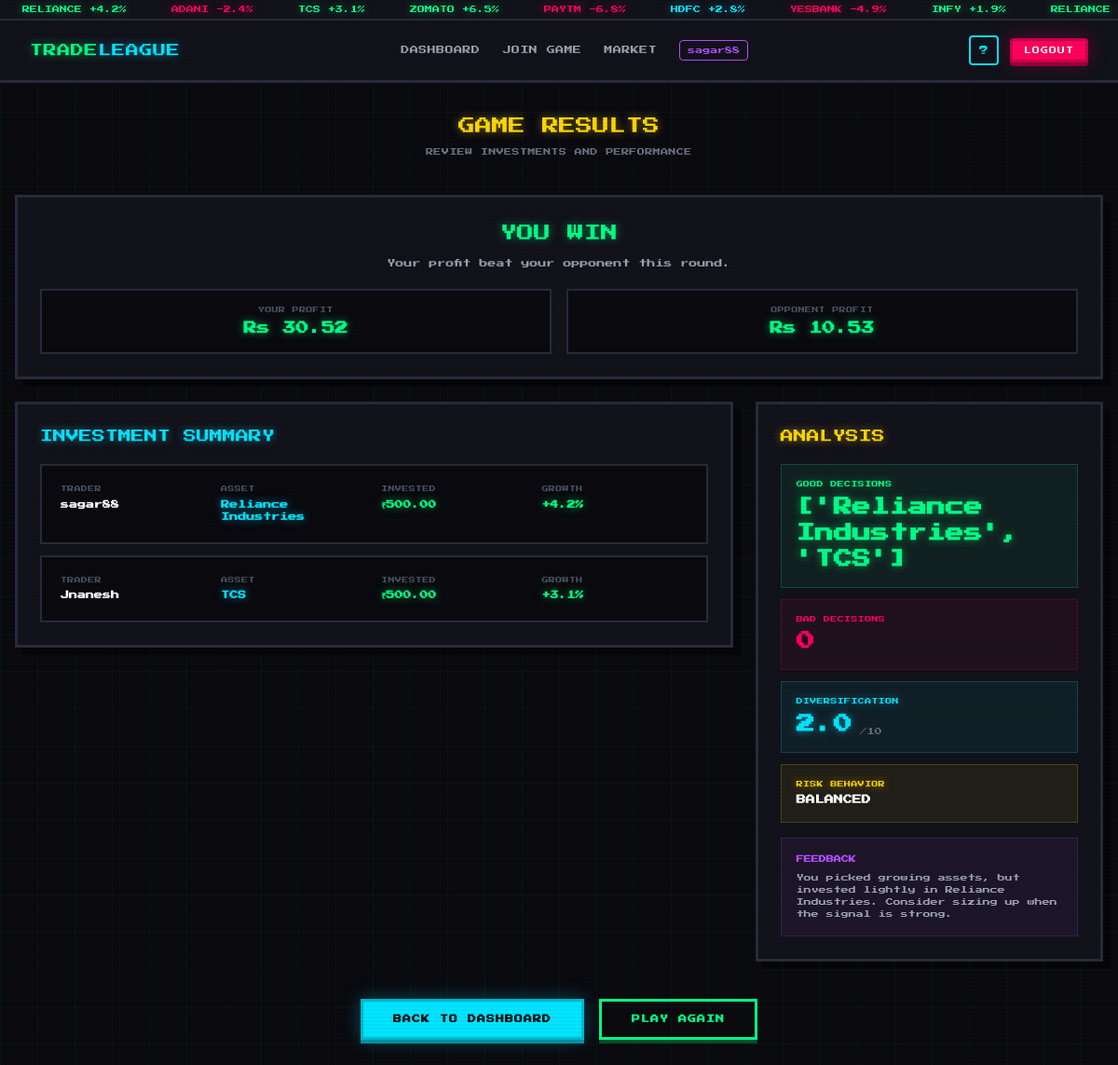
Before: /result/37/ (signed in) with the older database file.
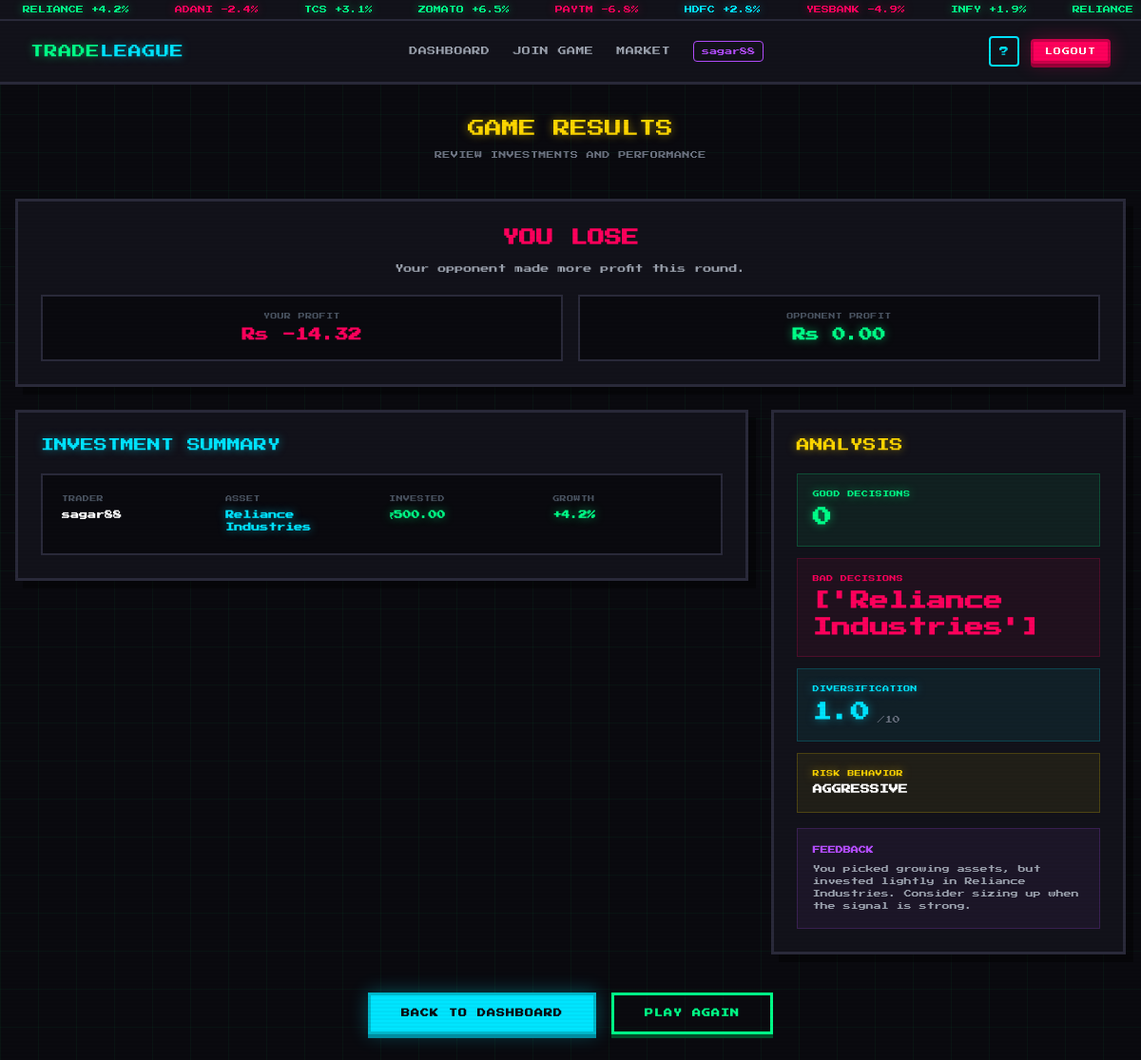
After: the same page with the newer database file.
### game/models.py (models this page shows, shortened)
class Investment(models.Model):
    room = models.ForeignKey(GameRoom, on_delete=models.CASCADE)
    player = models.ForeignKey(User, on_delete=models.CASCADE)
    asset = models.ForeignKey(Asset, on_delete=models.CASCADE)
    amount = models.FloatField()

class Asset(models.Model):
    name = models.CharField(max_length=100)
    base_price = models.FloatField()
    growth_percent = models.FloatField()
    info_news_text = models.TextField()
    risk_level = models.CharField(max_length=20)
    sector = models.CharField(max_length=50)

### game/views_frontend.py (the view, shortened to what this page needs)
@login_required
def result_view(request, room_id):
    room = get_object_or_404(GameRoom, id=room_id)
    invs = Investment.objects.filter(room=room)
    analysis = analyze(invs)
    current_user_profit = analysis["profit_map"].get(request.user.id, 0)
    opponent = room.opponent if request.user == room.host else room.host
    opponent_profit = analysis["profit_map"].get(opponent.id, 0) if opponent else 0
    is_draw = current_user_profit == opponent_profit
    did_win = current_user_profit > opponent_profit
    user_invs = [inv for inv in invs if inv.player_id == request.user.id]
    weak_picks = [inv.asset.name for inv in user_invs if inv.asset.growth_percent < 0]
    missed_growth = [
        inv.asset.name
        for inv in user_invs
        if inv.asset.growth_percent > 0 and inv.amount < 1000
    ]
    result_context = {
        "current_user_profit": current_user_profit,
        "opponent_profit": opponent_profit,
        "did_win": did_win,
        "is_draw": is_draw,
        "weak_picks": weak_picks,
        "missed_growth": missed_growth,
        "user_investment_count": len(user_invs),
    }
    if room.settled:
        return render(request, "result.html", {
            "room": room,
            "invs": invs,
            "analysis": analysis,
            "result_context": result_context,
        })

### game/templates/result.html (shortened to what the changed rows need)
{% extends "base.html" %}
{% block content %}
<div class="max-w-7xl mx-auto px-4 py-8">
    <div class="mb-10 text-center">
        <h1 class="text-lg neon-gold mb-2">GAME RESULTS</h1>
    </div>
    <div class="pixel-card p-6 mb-6 text-center">
        {% if result_context.is_draw %}
            <h2 class="text-lg neon-cyan mb-3">DRAW</h2>
            <p class="text-[9px] text-gray-400">Both players finished with the same profit.</p>
        {% elif result_context.did_win %}
            <h2 class="text-lg neon-green mb-3">YOU WIN</h2>
            <p class="text-[9px] text-gray-400">Your profit beat your opponent this round.</p>
        {% else %}
            <h2 class="text-lg text-[#ff005c] mb-3 font-bold">YOU LOSE</h2>
            <p class="text-[9px] text-gray-400">Your opponent made more profit this round.</p>
        {% endif %}
        <div class="grid grid-cols-2 gap-4 mt-5">
            <div class="bg-[#0a0a0f] border-2 border-[#2a2a3a] p-4">
                <p class="text-[7px] text-gray-600 uppercase tracking-wider mb-1">Your Profit</p>
                <p class="text-sm {% if result_context.current_user_profit >= 0 %}neon-green{% else %}text-[#ff005c]{% endif %} font-bold">
                    Rs {{ result_context.current_user_profit|floatformat:2 }}
                </p>
            </div>
            <div class="bg-[#0a0a0f] border-2 border-[#2a2a3a] p-4">
                <p class="text-[7px] text-gray-600 uppercase tracking-wider mb-1">Opponent Profit</p>
                <p class="text-sm {% if result_context.opponent_profit >= 0 %}neon-green{% else %}text-[#ff005c]{% endif %} font-bold">
                    Rs {{ result_context.opponent_profit|floatformat:2 }}
                </p>
            </div>
        </div>
    </div>
    <div class="grid grid-cols-1 lg:grid-cols-3 gap-6">
        <div class="lg:col-span-2">
            <div class="pixel-card p-6">
                <h2 class="text-sm neon-cyan mb-5 flex items-center gap-2">
                    INVESTMENT SUMMARY
                </h2>
                {% if invs %}
                    <div class="space-y-3">
                        {% for investment in invs %}
                            <div class="bg-[#0a0a0f] border-2 border-[#2a2a3a] p-5 hover:border-[#00e5ff33] transition">
                                <div class="grid grid-cols-1 sm:grid-cols-4 gap-4">
                                    <div>
                                        <p class="text-[7px] text-gray-600 uppercase tracking-wider mb-1">Trader</p>
                                        <p class="text-[9px] text-white font-bold">{{ investment.player.username }}</p>
                                    </div>
                                    <div>
                                        <p class="text-[7px] text-gray-600 uppercase tracking-wider mb-1">Asset</p>
                                        <p class="text-[9px] neon-cyan font-bold">{{ investment.asset.name }}</p>
                                    </div>
                                    <div>
                                        <p class="text-[7px] text-gray-600 uppercase tracking-wider mb-1">Invested</p>
                                        <p class="text-[9px] neon-green font-bold">₹{{ investment.amount|floatformat:2 }}</p>
                                    </div>
                                    <div>
                                        <p class="text-[7px] text-gray-600 uppercase tracking-wider mb-1">Growth</p>
                                        {% if investment.asset.growth_percent > 0 %}
                                            <p class="text-[9px] neon-green font-bold">
                                                +{{ investment.asset.growth_percent|floatformat:1 }}%
                                            </p>
                                        {% elif investment.asset.growth_percent < 0 %}
                                            <p class="text-[9px] text-[#ff005c] font-bold">
                                                {{ investment.asset.growth_percent|floatformat:1 }}%
                                            </p>
                                        {% else %}
                                            <p class="text-[9px] text-gray-500 font-bold">0%</p>
                                        {% endif %}
                                    </div>
                                </div>
                            </div>
                        {% endfor %}
                    </div>
                {% else %}
                    <div class="text-center py-8">
                        <p class="text-[9px] text-gray-500">No investments recorded for this match.</p>
                    </div>
                {% endif %}
            </div>
        </div>
        <div class="lg:col-span-1">
            <div class="pixel-card p-6 sticky top-24">
                <h2 class="text-sm neon-gold mb-5 flex items-center gap-2">
                    ANALYSIS
                </h2>
                {% if analysis %}
                    <div class="space-y-3">
                        <div class="bg-[#00ff8810] border border-[#00ff8833] p-4">
                            <p class="text-[7px] neon-green uppercase tracking-wider mb-1">Good Decisions</p>
                            <p class="text-xl neon-green font-bold">
                                {{ analysis.good_decisions|default:"0" }}
                            </p>
                        </div>
                        <div class="bg-[#ff005c10] border border-[#ff005c33] p-4">
                            <p class="text-[7px] text-[#ff005c] uppercase tracking-wider mb-1">Bad Decisions</p>
                            <p class="text-xl text-[#ff005c] font-bold">
                                {{ analysis.bad_decisions|default:"0" }}
                            </p>
                        </div>
                        <div class="bg-[#00e5ff10] border border-[#00e5ff33] p-4">
                            <p class="text-[7px] neon-cyan uppercase tracking-wider mb-1">Diversification</p>
                            <div class="flex items-end space-x-2">
                                <p class="text-xl neon-cyan font-bold">
                                    {{ analysis.diversification_score|default:"0"|floatformat:1 }}
                                </p>
                                <p class="text-[8px] text-gray-500">/10</p>
                            </div>
                        </div>
                        <div class="bg-[#ffd70010] border border-[#ffd70033] p-4">
                            <p class="text-[7px] neon-gold uppercase tracking-wider mb-1">Risk Behavior</p>
                            <p class="text-[10px] text-white font-bold uppercase">
                                {{ analysis.risk_behavior|default:"Neutral" }}
                            </p>
                        </div>
                    </div>
                    <div class="bg-[#b44dff10] border border-[#b44dff33] p-4 mt-4">
                        <p class="text-[8px] text-[#b44dff] font-bold mb-2">FEEDBACK</p>
                        <p class="text-[8px] text-gray-400 leading-relaxed">
                            {% if result_context.user_investment_count == 0 %}
                                You did not invest in any asset, so you missed every profit opportunity.
                            {% elif result_context.weak_picks %}
                                Your weaker picks were {{ result_context.weak_picks|join:", " }}. These assets had negative growth, so they pulled your score down.
                            {% elif result_context.missed_growth %}
                                You picked growing assets, but invested lightly in {{ result_context.missed_growth|join:", " }}. Consider sizing up when the signal is strong.
                            {% elif analysis.risk_behavior == 'aggressive' %}
                                You took too much concentrated risk. Try spreading capital across more assets next round.
                            {% else %}
                                Your choices were balanced. To improve, compare growth, risk level, and chart signals before placing larger orders.
                            {% endif %}
                        </p>
                    </div>
                {% else %}
                    <div class="text-center py-8">
                        <p class="text-[9px] text-gray-500">Analysis processing...</p>
                    </div>
                {% endif %}
            </div>
        </div>
    </div>
</div>
{% endblock %}

Changed rows visible on the page:
removed Investment: player.username "Jnanesh", asset.name "TCS", amount "500.00", asset.growth_percent "3.1"
Other visible differences:
{{ result_context.current_user_profit|floatformat:2 }}: "30.52" → "-14.32"
{{ result_context.opponent_profit|floatformat:2 }}: "10.53" → "0.00"
{{ analysis.good_decisions|default:"0" }}: "['Reliance Industries', 'TCS']" → "0"
{{ analysis.bad_decisions|default:"0" }}: "0" → "['Reliance Industries']"
{{ analysis.diversification_score|default:"0"|floatformat:1 }}: "2.0" → "1.0"
{{ analysis.risk_behavior|default:"Neutral" }}: "BALANCED" → "AGGRESSIVE"
text no longer shown: "YOU WIN Your profit beat your opponent this round."
text now shown: "YOU LOSE Your opponent made more profit this round."
